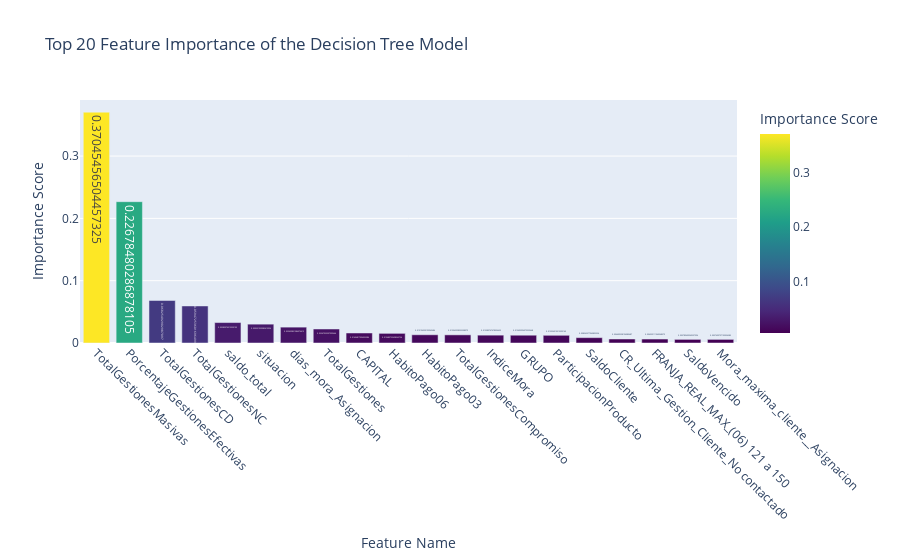

Notebook source saved alongside this figure:
### Markdown cell above
## ***Feature Importances***

### Code cell
# Extract feature importances from the trained model
importances = dt_model_balanced.feature_importances_

# Create a DataFrame for easier plotting
feature_names = X_train.columns  # Use the features from the final training set
importance_df = pd.DataFrame({
    'Feature': feature_names,
    'Importance': importances
})

# Sort by importance and select the top 20
importance_df = importance_df.sort_values(by='Importance', ascending=False).head(20)

# Plot the feature importance using Plotly
fig = px.bar(importance_df, 
             x='Feature', 
             y='Importance', 
             title='Top 20 Feature Importance of the Decision Tree Model',
             labels={'Feature': 'Feature Name', 'Importance': 'Importance Score'},
             color='Importance',  # Color bars based on importance
             color_continuous_scale='Viridis',  # Use a color scale for better visualization
             text='Importance')  # Display importance values on the bars

# Rotate X-axis labels for better readability
fig.update_layout(xaxis_tickangle=45)

# Show the plot
fig.show()

### Figure 1 — Plotly figure (JSON) as saved in the notebook; plotly's stock layout.template omitted (floating-point values rounded to 4 significant figures)
{"data": [{"alignmentgroup": "True", "hovertemplate": "Feature Name=%{x}<br>Importance Score=%{marker.color}<extra></extra>", "legendgroup": "", "marker": {"color": [0.3705, 0.2268, 0.06825, 0.05947, 0.03283, 0.03025, 0.02546, 0.02248, 0.01607, 0.01549, 0.0132, 0.01307, 0.01259, 0.0125, 0.01236, 0.008563, 0.006409, 0.006359, 0.00579, 0.00577], "coloraxis": "coloraxis", "pattern": {"shape": ""}}, "name": "", "offsetgroup": "", "orientation": "v", "showlegend": false, "text": [0.3705, 0.2268, 0.06825, 0.05947, 0.03283, 0.03025, 0.02546, 0.02248, 0.01607, 0.01549, 0.0132, 0.01307, 0.01259, 0.0125, 0.01236, 0.008563, 0.006409, 0.006359, 0.00579, 0.00577], "textposition": "auto", "type": "bar", "x": ["TotalGestionesMasivas", "PorcentajeGestionesEfectivas", "TotalGestionesCD", "TotalGestionesNC", "saldo_total", "situacion", "dias_mora_Asignacion", "TotalGestiones", "CAPITAL", "HabitoPago06", "HabitoPago03", "TotalGestionesCompromiso", "IndiceMora", "GRUPO", "ParticipacionProducto", "SaldoCliente", "CR_Ultima_Gestion_Cliente_No contactado", "FRANJA_REAL_MAX_(06) 121 a 150", "SaldoVencido", "Mora_maxima_cliente__Asignacion"], "xaxis": "x", "y": [0.3705, 0.2268, 0.06825, 0.05947, 0.03283, 0.03025, 0.02546, 0.02248, 0.01607, 0.01549, 0.0132, 0.01307, 0.01259, 0.0125, 0.01236, 0.008563, 0.006409, 0.006359, 0.00579, 0.00577], "yaxis": "y"}], "layout": {"barmode": "relative", "coloraxis": {"colorbar": {"title": {"text": "Importance Score"}}, "colorscale": [[0, "#440154"], [0.1111, "#482878"], [0.2222, "#3e4989"], [0.3333, "#31688e"], [0.4444, "#26828e"], [0.5556, "#1f9e89"], [0.6667, "#35b779"], [0.7778, "#6ece58"], [0.8889, "#b5de2b"], [1, "#fde725"]]}, "legend": {"tracegroupgap": 0}, "title": {"text": "Top 20 Feature Importance of the Decision Tree Model"}, "xaxis": {"anchor": "y", "domain": [0, 1], "tickangle": 45, "title": {"text": "Feature Name"}}, "yaxis": {"anchor": "x", "domain": [0, 1], "title": {"text": "Importance Score"}}}}
